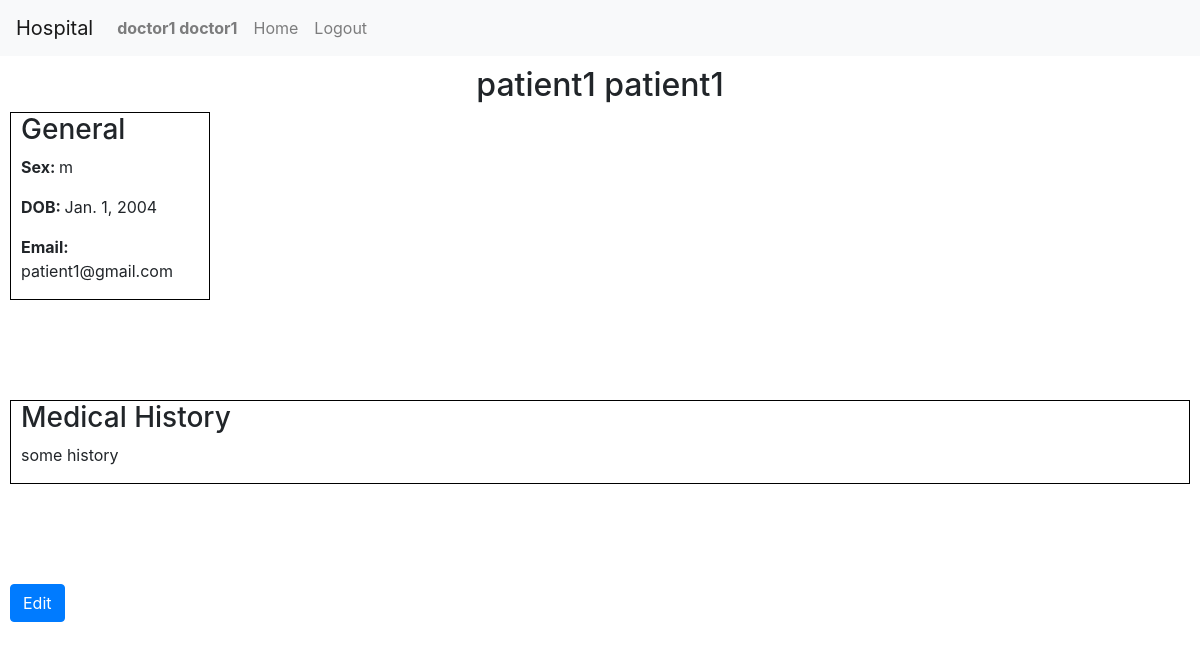
The page /patient/2 (signed in) on the database its author committed.
### hospital/models.py (models this page shows, shortened)
class User(AbstractUser):
    role = models.CharField(max_length=1, blank=False, null=False, default="p")
    treatedBy = models.ForeignKey('self', on_delete=models.DO_NOTHING, blank=True, null=True)
    history = models.CharField(max_length=1000, blank=True, null=True)
    img = models.ImageField(blank=True, null=True, upload_to=f)
    diagnosis = models.CharField(max_length=20, blank=True, null=True)
    dob = models.DateField(auto_now=False, auto_now_add=False)
    sex = models.CharField(max_length=1, blank=False, null=False)

### hospital/views.py (the view)
# urls.py: path('patient/<int:id>', views.patient_homepage_view, name="patient"),
def patient_homepage_view(request, id):
    if not request.user.is_authenticated:
        return HttpResponseRedirect(reverse("index"))
    elif ((request.user.id == id) or (request.user.role == 'd')):
        return render(request, "hospital/patient.html", {
            'patient': User.objects.get(id=id)
        })
    else:
        return HttpResponseRedirect(reverse("index"))

### hospital/templates/hospital/patient.html (shortened to what this page needs)
{% extends "hospital/layout.html" %}
{% block body %}
    <h2 id="patient-title">{{patient.first_name}} {{patient.last_name}}</h2>
    <div id="patient-general">
        <h3>General</h3>
        <p><strong>Sex: </strong>{{ patient.sex }}</p>
        <p><strong>DOB: </strong>{{ patient.dob }}</p>
        <p><strong>Email: </strong>{{ patient.email }}</p>
    </div>
    <div id="patient-history">
        <h3>Medical History</h3>
        <p>{{ patient.history }}</p>
    </div>
    {% if user.role == 'd' %}
        <div id="patient-edit-button">
            <a href="/edit/{{patient.id}}"><button class="btn btn-primary">Edit</button></a>
        </div>
    {% endif %}
{% endblock %}

### hospital/templates/hospital/layout.html (shortened to what this page needs)
{% load static %}
<!DOCTYPE html>
<html>
    <head>
        <link rel="stylesheet" href="{% static 'hospital/styles.css' %}">
        <link rel="stylesheet" href="https://stackpath.bootstrapcdn.com/bootstrap/4.4.1/css/bootstrap.min.css">
    </head>
    <body>
        <nav class="navbar navbar-expand-lg navbar-light bg-light">
            <a href="" class="navbar-brand">Hospital</a>
            <ul class="navbar-nav mr-auto">
                {% if user.is_authenticated %}
                    <li class="nav-item">
                        <a class="nav-link" href=""><strong>{{ user.first_name }} {{ user.last_name }}</strong></a>
                    </li>
                    <li class="nav-item">
                        <a class="nav-link" href="{% url 'index' %}">Home</a>
                    </li>
                    <li>
                        <a class="nav-link" href="{% url 'logout' %}">Logout</a>
                    </li>
                {% endif %}
            </ul>
        </nav>
        {% block body %}
        {% endblock %}
    </body>
</html>

### hospital/static/hospital/styles.css (style rules this page uses)
#patient-general { border: 1px black solid; width: 200px; margin-bottom: 100px; margin-left: 10px; padding-left: 10px; }
#patient-history { border: 1px black solid; margin-bottom: 100px; margin-left: 10px; padding-left: 10px; margin-right: 10px; }
#patient-edit-button { margin-left: 10px; margin-top: 10px; }
#patient-title { margin-top: 10px; text-align: center; }

### rows shown on the page
User: first_name "doctor1", last_name "doctor1"
User: first_name "patient1", last_name "patient1", sex "m", dob "Jan. 1, 2004", email "patient1@gmail.com", history "some history"
